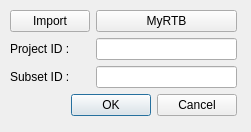
<?xml version="1.0" encoding="UTF-8"?>
<ui version="4.0">
 <class>importWeb</class>
 <widget class="QDialog" name="importWeb">
  <property name="geometry">
   <rect>
    <x>0</x>
    <y>0</y>
    <width>251</width>
    <height>132</height>
   </rect>
  </property>
  <property name="windowTitle">
   <string>Gopher</string>
  </property>
  <property name="windowIcon">
   <iconset>
    <normaloff>Image/gopher.jpg</normaloff>Image/gopher.jpg</iconset>
  </property>
  <widget class="QWidget" name="layoutWidget">
   <property name="geometry">
    <rect>
     <x>10</x>
     <y>10</y>
     <width>227</width>
     <height>108</height>
    </rect>
   </property>
   <layout class="QVBoxLayout" name="verticalLayout">
    <item>
     <layout class="QGridLayout" name="gridLayout">
      <item row="2" column="0">
       <widget class="QLabel" name="label_2">
        <property name="text">
         <string>Subset ID :</string>
        </property>
       </widget>
      </item>
      <item row="1" column="0">
       <widget class="QLabel" name="label">
        <property name="text">
         <string>Project ID :</string>
        </property>
       </widget>
      </item>
      <item row="1" column="1">
       <widget class="QLineEdit" name="lineEdit"/>
      </item>
      <item row="2" column="1">
       <widget class="QLineEdit" name="lineEdit_2"/>
      </item>
      <item row="0" column="0">
       <widget class="QPushButton" name="pushButton">
        <property name="text">
         <string>Import</string>
        </property>
       </widget>
      </item>
      <item row="0" column="1">
       <widget class="QPushButton" name="pushButton_2">
        <property name="text">
         <string>MyRTB</string>
        </property>
       </widget>
      </item>
     </layout>
    </item>
    <item>
     <widget class="QDialogButtonBox" name="buttonBox">
      <property name="orientation">
       <enum>Qt::Horizontal</enum>
      </property>
      <property name="standardButtons">
       <set>QDialogButtonBox::Cancel|QDialogButtonBox::Ok</set>
      </property>
     </widget>
    </item>
   </layout>
  </widget>
 </widget>
 <resources/>
 <connections/>
</ui>
